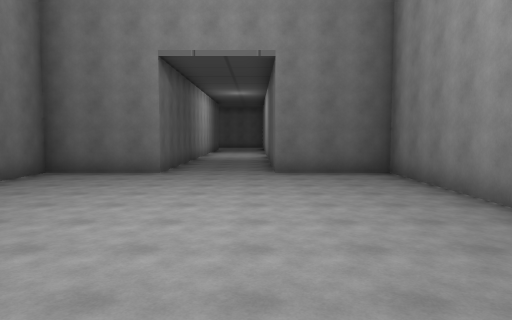
view 1 (above)

16 first-person views from a walk through a Unity game level. The camera is 1.5 m above the floor, tilts 4° down and sees 70° across. The floor is counted in squares, 2 m on a side. Each view is taken from the middle of a square. On the plan, view 1 faces up. The plan holds only what a view shows up to about 11 squares ahead; the rest is blank. The place goes on beyond the plan. The player character is not drawn.

view 2
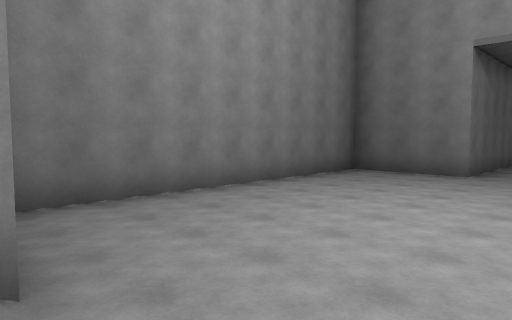

view 3
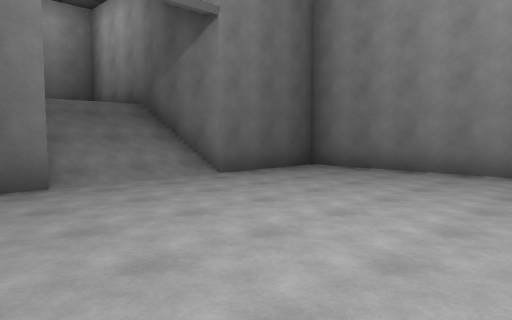

view 4
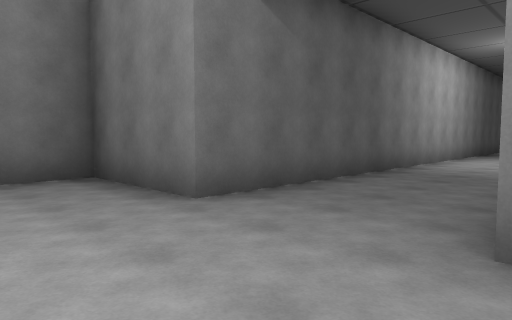

view 5
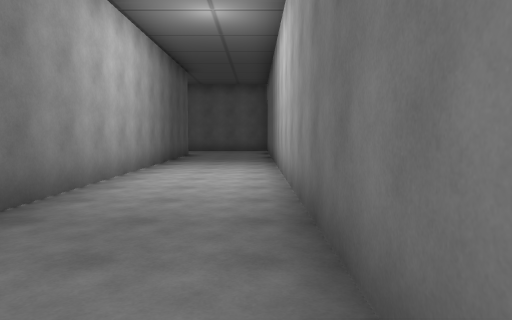

view 6
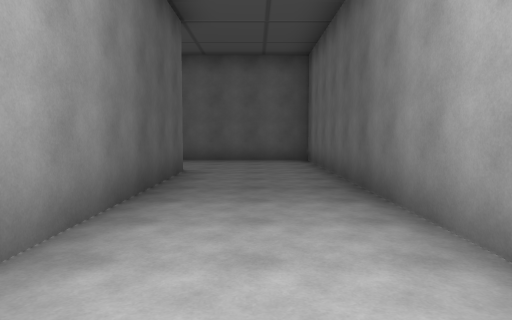

view 7
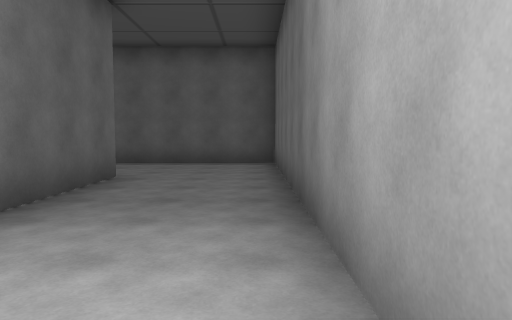

view 8
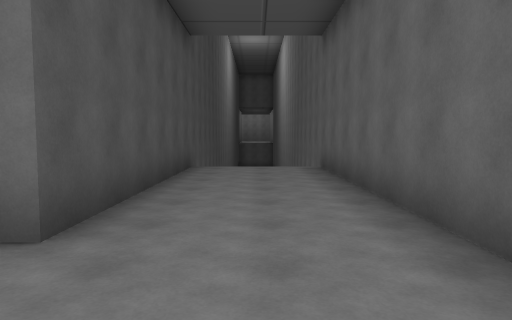

view 9
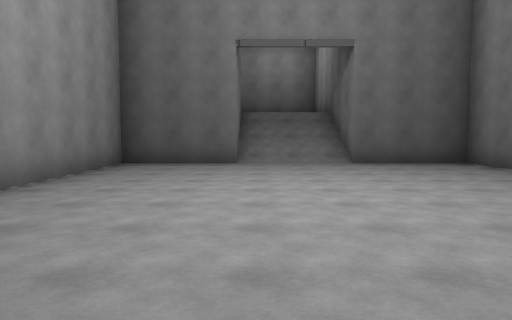

view 10
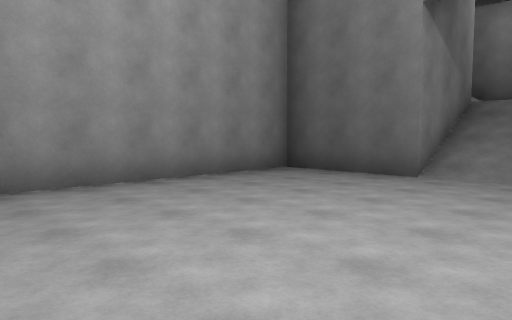

view 11
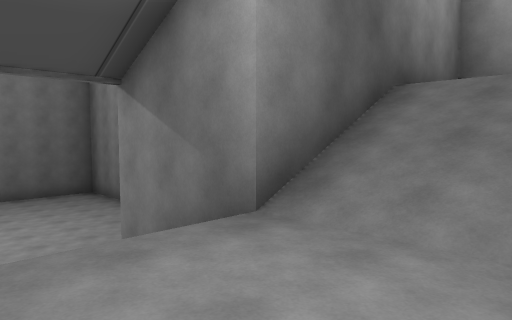

view 12
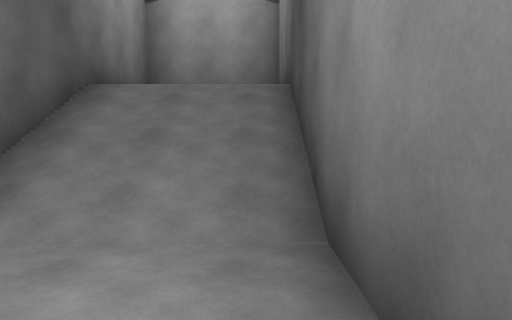

view 13
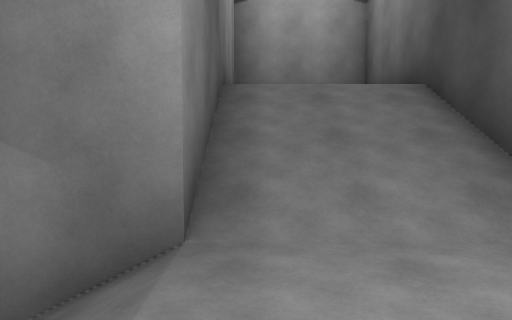

view 14
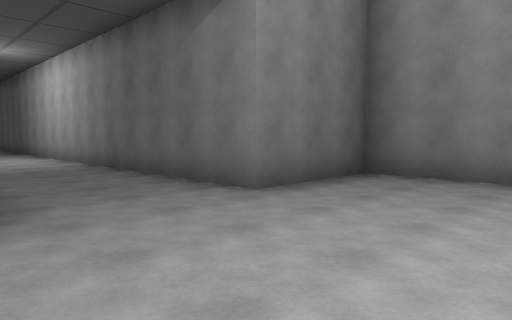

view 15
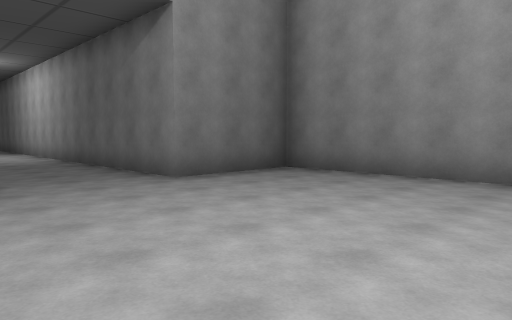

view 16
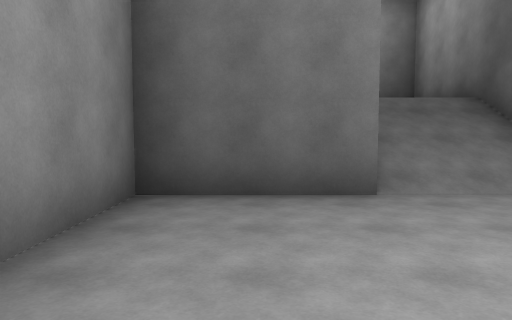

### Floor plan
Key: @ floor where view 1 was taken; # wall or solid block; . main floor; : floor 3 m higher than the main floor; / step, stairs or slope; v drop or lower ground.
Columns run from 11 left of view 1 to 7 right of it. Each row starts with its distance up from view 1.
 28 vvv##########
 27    .........#
 26    .........#
 25 vvv.........#
 24    ######...#
 23         #...#
 22         #...#
 21         #...#
 20         #...#
 19         #...#
 18         #...#
 17         #...#
 16         #...#
 15         #...#
 14         #...#
 13         #...#
 12         #...#
 11         #...#
 10      ####...####
  9      #.........#
  8      #.........#
  7      #.........#
  6      #.........#
  5      #.........#
  4      #.........#
  3      #.........#
  2      #.........#
  1      #.........#
  0      ####//@####
 -1         #///#
 -2         #///#######
 -3         #:::///   #
 -4         # ::///   #
 -5         #:::///   #
 -6         ###########

Where each view was taken, in squares from view 1:
view 1: 0 up, 0 right, facing up
view 2: 0 up, 0 right, facing up-left
view 3: 6 up, 2 right, facing down-left
view 4: 7 up, 1 right, facing up-left
view 5: 11 up, 0 right, facing up
view 6: 17 up, 1 left, facing up
view 7: 18 up, 0 right, facing up
view 8: 26 up, 0 right, facing left
view 9: 10 up, 0 right, facing down
view 10: 7 up, 2 left, facing down-right
view 11: 5 down, 2 left, facing up-right
view 12: 5 down, 2 left, facing right
view 13: 3 down, 2 left, facing right
view 14: 6 up, 3 left, facing up-right
view 15: 4 up, 3 left, facing up-right
view 16: 5 up, 2 right, facing down
